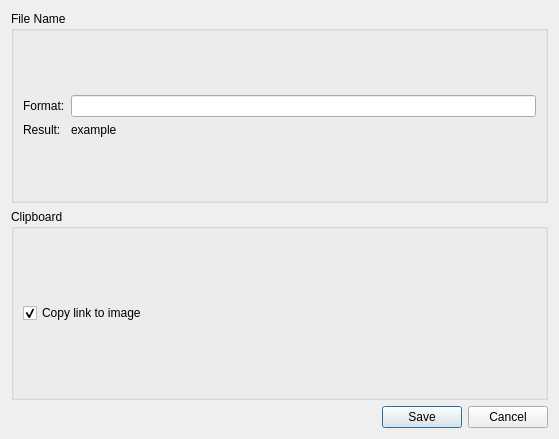
<?xml version="1.0" encoding="UTF-8"?>
<ui version="4.0">
 <class>Dialog</class>
 <widget class="QDialog" name="Dialog">
  <property name="geometry">
   <rect>
    <x>0</x>
    <y>0</y>
    <width>559</width>
    <height>439</height>
   </rect>
  </property>
  <property name="sizePolicy">
   <sizepolicy hsizetype="Fixed" vsizetype="Fixed">
    <horstretch>0</horstretch>
    <verstretch>0</verstretch>
   </sizepolicy>
  </property>
  <property name="windowTitle">
   <string>Uguu.se - Settings</string>
  </property>
  <layout class="QVBoxLayout" name="verticalLayout_2">
   <item>
    <widget class="QGroupBox" name="group_name">
     <property name="title">
      <string>File Name</string>
     </property>
     <property name="flat">
      <bool>false</bool>
     </property>
     <property name="checkable">
      <bool>false</bool>
     </property>
     <layout class="QFormLayout" name="formLayout">
      <property name="formAlignment">
       <set>Qt::AlignLeading|Qt::AlignLeft|Qt::AlignVCenter</set>
      </property>
      <item row="0" column="0">
       <widget class="QLabel" name="label_nameFormat">
        <property name="text">
         <string>Format:</string>
        </property>
       </widget>
      </item>
      <item row="0" column="1">
       <widget class="QLineEdit" name="input_name"/>
      </item>
      <item row="1" column="0">
       <widget class="QLabel" name="label_result">
        <property name="text">
         <string>Result:</string>
        </property>
       </widget>
      </item>
      <item row="1" column="1">
       <widget class="QLabel" name="label_example">
        <property name="text">
         <string>example</string>
        </property>
       </widget>
      </item>
     </layout>
    </widget>
   </item>
   <item>
    <widget class="QGroupBox" name="group_clipboard">
     <property name="title">
      <string>Clipboard</string>
     </property>
     <layout class="QVBoxLayout" name="verticalLayout_3">
      <item>
       <widget class="QCheckBox" name="checkbox_copy_link">
        <property name="text">
         <string>Copy link to image</string>
        </property>
        <property name="checked">
         <bool>true</bool>
        </property>
       </widget>
      </item>
     </layout>
    </widget>
   </item>
   <item>
    <widget class="QDialogButtonBox" name="buttonBox">
     <property name="orientation">
      <enum>Qt::Horizontal</enum>
     </property>
     <property name="standardButtons">
      <set>QDialogButtonBox::Cancel|QDialogButtonBox::Save</set>
     </property>
    </widget>
   </item>
  </layout>
 </widget>
 <tabstops>
  <tabstop>input_name</tabstop>
  <tabstop>buttonBox</tabstop>
 </tabstops>
 <resources/>
 <connections>
  <connection>
   <sender>buttonBox</sender>
   <signal>accepted()</signal>
   <receiver>Dialog</receiver>
   <slot>accept()</slot>
   <hints>
    <hint type="sourcelabel">
     <x>222</x>
     <y>393</y>
    </hint>
    <hint type="destinationlabel">
     <x>157</x>
     <y>274</y>
    </hint>
   </hints>
  </connection>
  <connection>
   <sender>buttonBox</sender>
   <signal>rejected()</signal>
   <receiver>Dialog</receiver>
   <slot>reject()</slot>
   <hints>
    <hint type="sourcelabel">
     <x>222</x>
     <y>393</y>
    </hint>
    <hint type="destinationlabel">
     <x>230</x>
     <y>274</y>
    </hint>
   </hints>
  </connection>
 </connections>
</ui>
